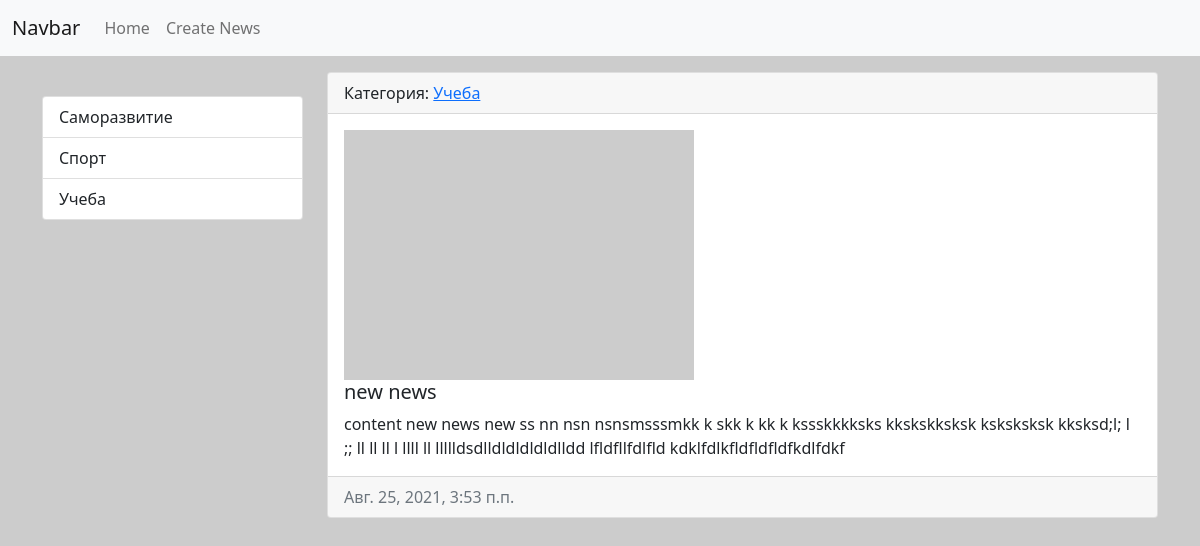
Page /news/11 on the committed database.
### news/models.py (models this page shows, shortened)
class Category(models.Model):
    title = models.CharField('Название', max_length=100, db_index=True)
    def get_absolute_url(self):
        return reverse('category', kwargs={"category_id": self.pk})
    def __str__(self):
        return self.title
    class Meta:
        verbose_name = 'Категорию'
        verbose_name_plural = 'Категории'
        ordering = ['title']

class News(models.Model):
    title = models.CharField('Название', max_length=150)
    content = models.TextField('Контент', blank=True)
    created_ad = models.DateTimeField('Дата регистрации', auto_now_add=True)
    updated_ad = models.DateTimeField('Дата обновления', auto_now=True)
    photo = models.ImageField('Фото', upload_to='photos/%Y/%m/%d/', blank=True)
    is_published = models.BooleanField('Опубликовано', default=True)
    category = models.ForeignKey('Category', on_delete=models.PROTECT, null=True, verbose_name='Категория')
    class Meta:
        verbose_name = 'Новость'
        verbose_name_plural = 'Новости'
        ordering = ['-created_ad']

### news/views.py (the view)
# urls.py: path('news/<int:pk>', ViewNews.as_view(), name='view_news'),
class ViewNews(DetailView):
    model = News
    context_object_name = 'news_item'

### news/templatetags/news_tags.py (called while the page is built)
@register.simple_tag()
def get_categories():
    return Category.objects.all()

@register.inclusion_tag('news/list_categories.html')
def show_categories():
    categories = Category.objects.all()
    return {"categories": categories}

### news/templates/news/news_detail.html (shortened to what this page needs)
{% extends 'base.html' %}
{% block sidebar %}
{% include 'inc/_sidebar.html' %}
{% endblock %}
{% block content %}
<div class="card mb-3">
    <div class="card-header">
        Категория: <a href="{{ news_item.category.get_absolute_url }}">{{ news_item.category }}</a>
    </div>
    <div class="card-body">
        <div class="media">
            {% if i.photo %}
            <img src="{{ news_item.photo.url }}" alt="" width="350px" height="250" class="mr-3">
            {% else %}
            <img src="https://picsum.photos/200" alt="" width="350px" height="250" class="mr-3">
            {% endif %}
            <div class="media-body">
                <h5 class="card-title">{{ news_item.title }}</h5>
                <p class="card-text">{{ news_item.content }}</p>
            </div>
        </div>
    </div>
    <div class="card-footer text-muted">
        {{ news_item.created_ad }}
    </div>
</div>
{% endblock %}

### news/templates/news/list_categories.html
<div class="list-group">
    {% for i in categories %}
    <a href="{{ i.get_absolute_url }}" class="list-group-item list-group-item-action">{{ i.title }}</a>
    {% endfor %}
</div>

### rows in the picture
Category: title "Саморазвитие"
Category: title "Спорт"
Category: title "Учеба"
News: category "Учеба", title "new news", content "content new news new ss nn nsn nsnsmsssmkk k skk k kk k kssskkkksks kkskskksksk ksksksksk kksksd;l; l ;; ll ll ll l llll ll llllldsdlldldldldldlldd lfldfllfdlfld kdklfdlkfldfldfldfkdlfdkf", created_ad "Авг. 25, 2021, 3:53 п.п."
